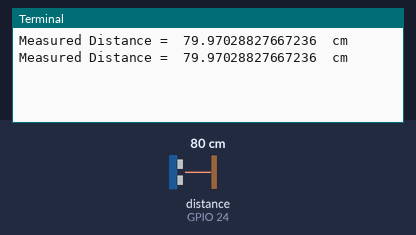
A program run on a simulated Raspberry Pi (BCM pin numbers). On the bench: the last lines printed to the terminal. The inputs (shaded band) are chosen by the test bench; at power-on: distance to the obstacle (sensor on GPIO 24) 80 cm. The echo pulse lasts 58.3 µs per cm; the clock reads 2024-03-15 10:24:30 at power-on unless the program sets it.

Above: at 1.2 s.
1.3 s: distance to the obstacle (sensor on GPIO 24) set to 2 cm
At 2.6 s:
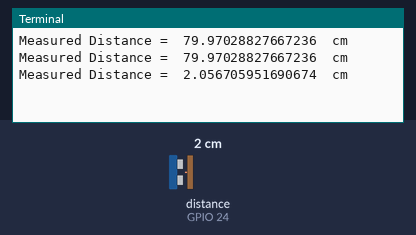
2.8 s: distance to the obstacle (sensor on GPIO 24) set to 4 cm
At 3.7 s:
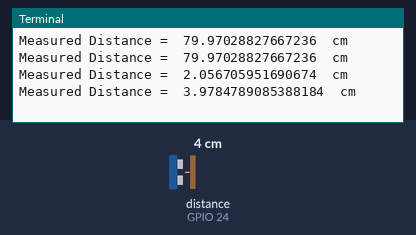
Timing chart, 0 to 5.8 s (numbered marks = the images above; inputs shaded):
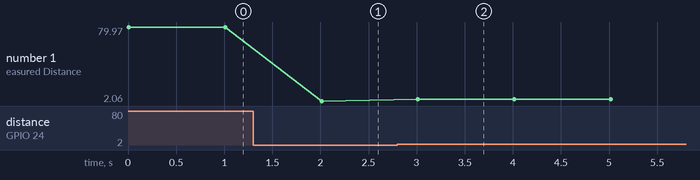

Measured:
- after the input at 1.3 s, the terminal: prints a new line after 0.71 s (image 1)
- after the input at 2.8 s, the terminal: prints a new line after 0.21 s (image 2)
- plotted number 1: 79.97 → 2.06 after the input at 1.3 s, 2.06 → 3.98 after the input at 2.8 s

The program:

ultra.py
```python
import RPi.GPIO as GPIO
import time

GPIO.setmode(GPIO.BCM)

GPIO_TRIGGER = 18
GPIO_ECHO = 24

GPIO.setup(GPIO_TRIGGER, GPIO.OUT)
GPIO.setup(GPIO_ECHO, GPIO.IN)

def distance():
    GPIO.output(GPIO_TRIGGER, True)

    time.sleep(0.00001)
    GPIO.output(GPIO_TRIGGER, False)

    StartTime = time.time()
    StopTime = time.time()

    while GPIO.input(GPIO_ECHO) == 0:
        StartTime = time.time()

    while GPIO.input(GPIO_ECHO) == 1:
        StopTime = time.time()

    TimeElapsed = StopTime - StartTime
    distance = (TimeElapsed * 34300) / 2


    return distance

while True:
    dist = distance()
    print ("Measured Distance = ", dist, " cm")
    time.sleep(1)
```
